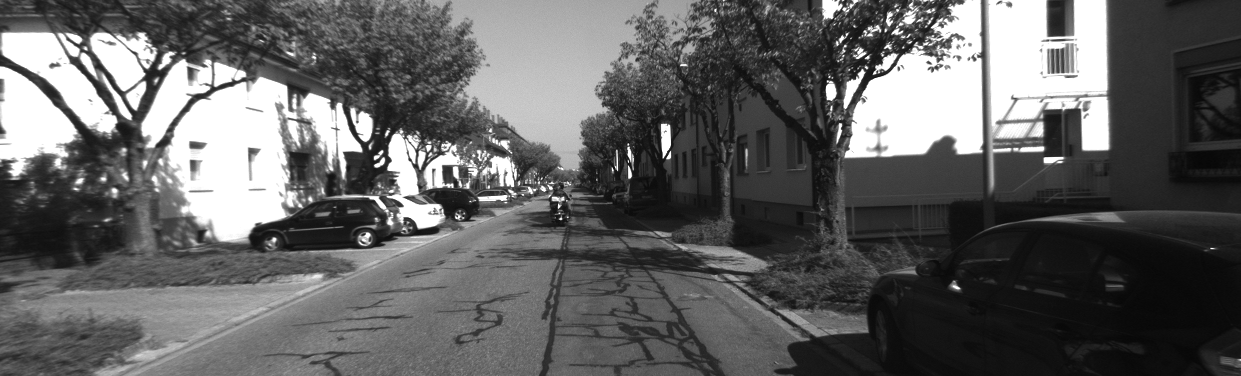
%> input picture 3 - Simple Keypoint Tracker/data/000006.png, 1241 x 376 px, given in place of 000000.png, which was not available
$ octave main.m   (GNU Octave 9; MATLAB toolbox functions it lacks are replaced by stand-ins)
%> lines starting %> are read from the running program, lines starting %| are printed output that depends on the picture; pictures that were not available may be replaced by others from this repository, and a replacement may not be noted
%> further down, img is the input picture: size 376x1241 uint8; min 7, max 255, mean 97.7
### 3 - Simple Keypoint Tracker/code/shi_tomasi.m
function scores = shi_tomasi(img, patch_size)
%> called with patch_size = 9
    sobel_x = [-1, 0, 1;
               -2, 0, 2;
               -1, 0, 1];
    sobel_y = [-1, -2, -1;
               0, 0, 0;
               1, 2, 1];

    img_x = padarray(conv2(img, sobel_x, 'valid'), [2, 2]); % sobel matrices are 3x3 ->
    img_y = padarray(conv2(img, sobel_y, 'valid'), [2, 2]); % you need to skip first 2 rows and cols

    adder = ones(patch_size);

    M_11 = padarray(conv2(img_x.^2, adder, 'valid'), [patch_size-1, patch_size-1]);
    M_12 = padarray(conv2(img_x.*img_y, adder, 'valid'), [patch_size-1, patch_size-1]);
    M_22 = padarray(conv2(img_y.^2, adder, 'valid'), [patch_size-1, patch_size-1]);

    % shortcut for 2x2 symmetric matrix eigenvalues (and take the minimal)
    delta = (M_11.^2 + 4*M_12.^2 - 2*M_11.*M_22 + M_22.^2).^0.5;
    scores = 0.5*(M_11 + M_22 - delta);

end

### 3 - Simple Keypoint Tracker/code/harris.m
function scores = harris(img, patch_size, kappa)
%> called with patch_size = 9, kappa = 0.08
    sobel_para = [-1 0 1];
sobel_orth = [1 2 1];

Ix = conv2(sobel_orth', sobel_para, img, 'valid');
Iy = conv2(sobel_para', sobel_orth, img, 'valid');
Ixx = double(Ix .^ 2);
Iyy = double(Iy .^ 2);
Ixy = double(Ix .* Iy);

patch = ones(patch_size, patch_size);
pr = floor(patch_size / 2);  % patch radius
sIxx = conv2(Ixx, patch, 'valid');
sIyy = conv2(Iyy, patch, 'valid');
sIxy = conv2(Ixy, patch, 'valid');

scores = (sIxx .* sIyy - sIxy .^ 2) ... determinant
    - kappa * (sIxx + sIyy) .^ 2;  % square trace
%> scores: size 366x1231 double

scores(scores<0) = 0;

scores = padarray(scores, [1+pr 1+pr]);
%> scores: size 376x1241 double

end

### 3 - Simple Keypoint Tracker/code/selectKeypoints.m
function keypoints = selectKeypoints(scores, num, r)
%> called with num = 200, r = 8
% Selects the num best scores as keypoints and performs non-maximum
% supression of a (2r + 1)*(2r + 1) box around the current maximum.

    keypoints = zeros(2, num);
    temp_scores = padarray(scores, [r r]);
    for i = 1:num
    [~, kp] = max(temp_scores(:));
    [row, col] = ind2sub(size(temp_scores), kp);
    kp = [row;col];
    keypoints(:, i) = kp - r;
    temp_scores(kp(1)-r:kp(1)+r, kp(2)-r:kp(2)+r) = ...
        zeros(2*r + 1, 2*r + 1);
    end
%> this loop made 200 passes
%> (row, col) on passes 1 to 3: (164, 675), (172, 386), (77, 887)
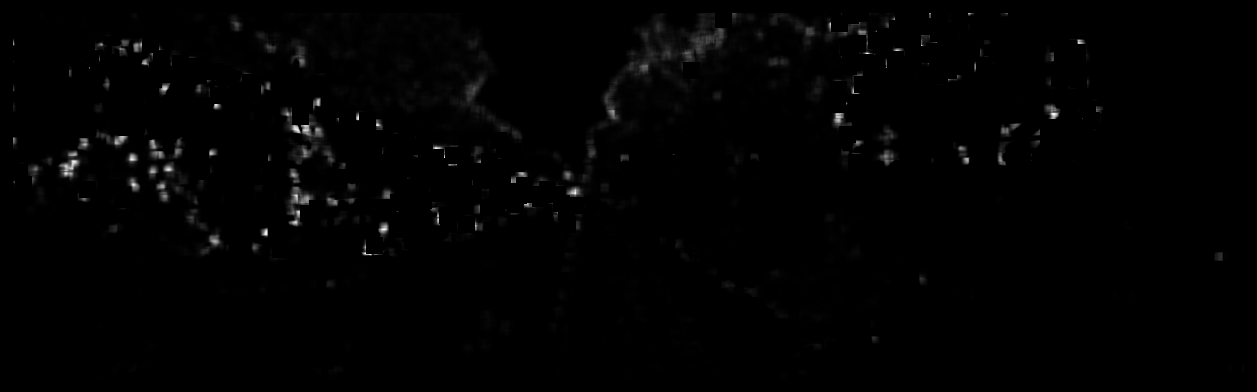
%> temp_scores: size 392x1257 double; min 0, max 7.74e+12, mean 6.84e+10; drawn with min black and max white
%> after the loop, keypoints = 200 columns, first 8: [156 164 69 150 70 8 82 161; 667 378 879 428 864 843 831 388]

end

### 3 - Simple Keypoint Tracker/code/describeKeypoints.m
function descriptors = describeKeypoints(img, keypoints, r)
% Returns a (2r+1)^2xN matrix of image patch vectors based on image
% img and a 2xN matrix containing the keypoint coordinates.
% r is the patch "radius".

    N = size(keypoints, 2);
    descriptors = uint8(zeros((2*r+1) ^ 2, N));

    img = padarray(img, [r, r]);

    for i = 1:N
    kp = keypoints(:, i) + r;
    descriptors(:,i) = reshape(...
        img(kp(1)-r:kp(1)+r, kp(2)-r:kp(2)+r), [], 1);
    end
end

### 3 - Simple Keypoint Tracker/code/matchDescriptors.m
function matches = matchDescriptors(...
    query_descriptors, database_descriptors, lambda)
% Returns a 1xQ matrix where the i-th coefficient is the index of the
% database descriptor which matches to the i-th query descriptor.
% The descriptor vectors are MxQ and MxD where M is the descriptor
% dimension and Q and D the amount of query and database descriptors
% respectively. matches(i) will be zero if there is no database descriptor
% with an SSD < lambda * min(SSD). No two non-zero elements of matches will
% be equal.

[dists,matches] = pdist2(double(database_descriptors)', ...
    double(query_descriptors)', 'euclidean', 'Smallest', 1);

sorted_dists = sort(dists);
sorted_dists = sorted_dists(sorted_dists~=0);
min_non_zero_dist = sorted_dists(1);

matches(dists >= lambda * min_non_zero_dist) = 0;

% remove double matches
unique_matches = zeros(size(matches));
[~,unique_match_idxs,~] = unique(matches, 'stable');
unique_matches(unique_match_idxs) = matches(unique_match_idxs);

matches = unique_matches;

end

### 3 - Simple Keypoint Tracker/code/plotMatches.m
function plotMatches(matches, query_keypoints, database_keypoints)

[~, query_indices, match_indices] = find(matches);

x_from = query_keypoints(1, query_indices);
x_to = database_keypoints(1, match_indices);
y_from = query_keypoints(2, query_indices);
y_to = database_keypoints(2, match_indices);
plot([y_from; y_to], [x_from; x_to], 'g-', 'Linewidth', 3);

end

### 3 - Simple Keypoint Tracker/code/main.m
clear all;
close all;

% Randomly chosen parameters that seem to work well - can you find better
% ones?
corner_patch_size = 9;
harris_kappa = 0.08;
num_keypoints = 200;
nonmaximum_supression_radius = 8;
descriptor_radius = 9;
match_lambda = 4;

img = imread('data/000000.png');

%% Part 1 - Calculate Corner Response Functions
% Shi-Tomasi
shi_tomasi_scores = shi_tomasi(img, corner_patch_size);
assert(min(size(shi_tomasi_scores) == size(shi_tomasi_scores)));

% Harris
harris_scores = harris(img, corner_patch_size, harris_kappa);
assert(min(size(harris_scores) == size(harris_scores)));

figure('Color', 'w');
subplot(2, 2, 1);
imshow(img);
subplot(2, 2, 2);
imshow(img);

subplot(2, 2, 3);
imagesc(shi_tomasi_scores);
title('Shi-Tomasi Scores');
daspect([1 1 1]);

axis off;

subplot(2, 2, 4);
imagesc(harris_scores);
title('Harris Scores');
daspect([1 1 1]);

axis off;

%% Part 2 - Select keypoints

keypoints = selectKeypoints(...
    harris_scores, num_keypoints, nonmaximum_supression_radius);
figure(2);
imshow(img);
hold on;
plot(keypoints(2, :), keypoints(1, :), 'rx', 'Linewidth', 2);

%% Part 3 - Describe keypoints and show 16 strongest keypoint descriptors

descriptors = describeKeypoints(img, keypoints, descriptor_radius);
%> the loop in describeKeypoints, `for i = 1:N` made 200 passes
%> kp on passes 1 to 3: [165; 676], [173; 387], [78; 888]
figure(3);
for i = 1:16
    subplot(4, 4, i);
    patch_size = 2 * descriptor_radius + 1;
    imagesc(uint8(reshape(descriptors(:,i), [patch_size patch_size])));
    axis equal;
    axis off;
end
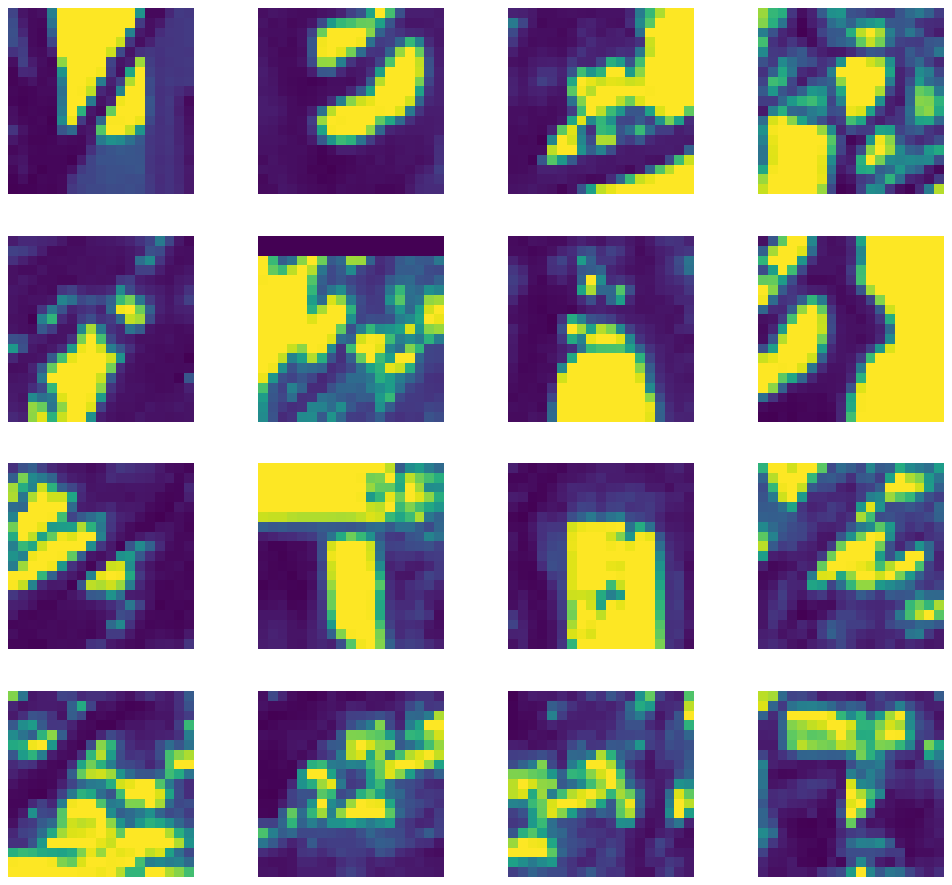
%> figure redrawn from the program's plot data, 16 panels

%% Part 4 - Match descriptors between first two images
img_2 = imread('data/000001.png');
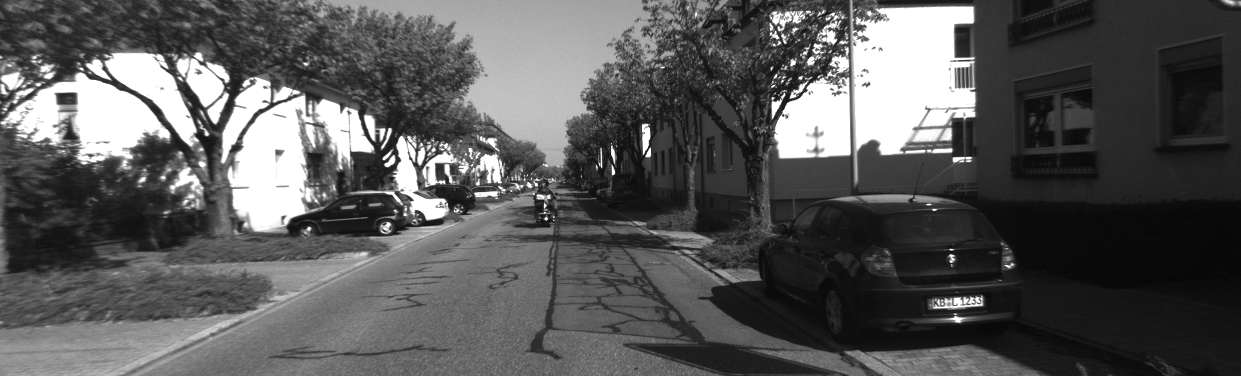
%> input picture 3 - Simple Keypoint Tracker/data/000001.png, 1241 x 376 px
%> img_2 is the input picture: size 376x1241 uint8; min 5, max 255, mean 88.4
harris_scores_2 = harris(img_2, corner_patch_size, harris_kappa);
keypoints_2 = selectKeypoints(...
    harris_scores_2, num_keypoints, nonmaximum_supression_radius);
%> call 2 of selectKeypoints, with num = 200, r = 8
%> the loop in selectKeypoints (call 2), `for i = 1:num` made 200 passes
%> (row, col) on passes 1 to 3: (136, 654), (105, 802), (172, 395)
%> after the loop in selectKeypoints (call 2), `for i = 1:num`:
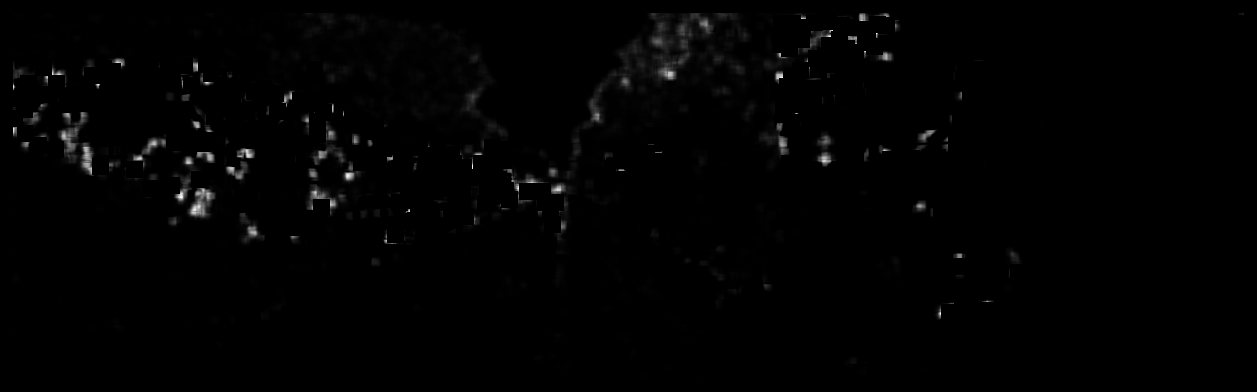
%> temp_scores: size 392x1257 double; min 0, max 7.36e+12, mean 6.45e+10; drawn with min black and max white
%> after the loop in selectKeypoints (call 2), `for i = 1:num`: keypoints = 200 columns, first 8: [128 97 164 48 154 41 28 259; 646 794 387 818 647 782 781 952]
%> keypoints_2 has the same summary as keypoints in selectKeypoints
descriptors_2 = describeKeypoints(img_2, keypoints_2, descriptor_radius);
%> call 2 of describeKeypoints, with r = 9
%> in describeKeypoints (call 2), `img = padarray(img, [r, r]);`:
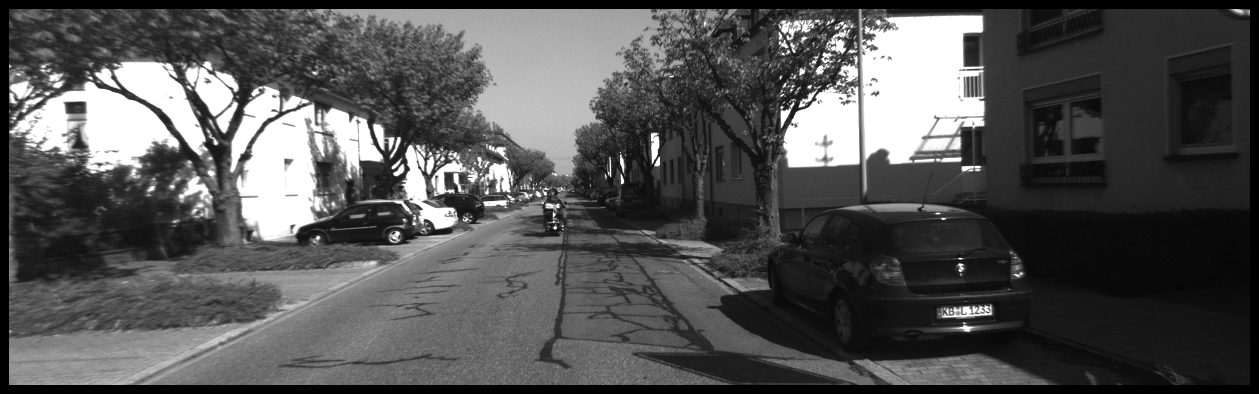
%> img: size 394x1259 uint8; min 0, max 255, mean 83.2
%> the loop in describeKeypoints (call 2), `for i = 1:N` made 200 passes
%> kp on passes 1 to 3: [137; 655], [106; 803], [173; 396]
%> after the loop in describeKeypoints (call 2), `for i = 1:N`:
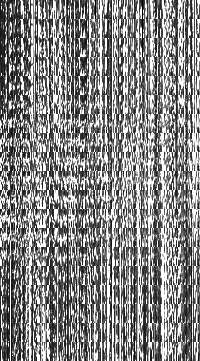
%> descriptors: size 361x200 uint8; min 0, max 255, mean 135.5

matches = matchDescriptors(descriptors_2, descriptors, match_lambda);
%> in matchDescriptors, `[dists,matches] = pdist2(double(database_descriptors)', double(query_d..`: dists = 200 values, max 1858.1 at index 181, min 356.9 at index 162, mean 1128.9; matches = 200 values, max 200 at index 89, min 1 at index 5, mean 117.8
%> in matchDescriptors, `sorted_dists = sort(dists);`: sorted_dists = 200 values from 356.9 to 1858.1
%> in matchDescriptors, `min_non_zero_dist = sorted_dists(1);`: min_non_zero_dist = 356.9
%> in matchDescriptors, `[~,unique_match_idxs,~] = unique(matches, 'stable');`: unique_match_idxs = 106 values from 1 to 192
%> in matchDescriptors, `matches = unique_matches;`: matches = 200 values, max 200 at index 89, min 0 at index 2, mean 55.9

figure(4);
imshow(img_2);
hold on;
plot(keypoints_2(2, :), keypoints_2(1, :), 'rx', 'Linewidth', 2);
plotMatches(matches, keypoints_2, keypoints);
%> in plotMatches, `[~, query_indices, match_indices] = find(matches);`: query_indices = 105 values from 1 to 192; match_indices = 105 values from 1 to 200
%> in plotMatches, `x_from = query_keypoints(1, query_indices);`: x_from = 105 values, max 305 at index 11, min 15 at index 37, mean 136.2
%> in plotMatches, `x_to = database_keypoints(1, match_indices);`: x_to = 105 values, max 286 at index 84, min 9 at index 52, mean 133.2
%> in plotMatches, `y_from = query_keypoints(2, query_indices);`: y_from = 105 values, max 1011 at index 84, min 7 at index 88, mean 530.7
%> in plotMatches, `y_to = database_keypoints(2, match_indices);`: y_to = 105 values, max 1107 at index 56, min 12 at index 79, mean 556.7
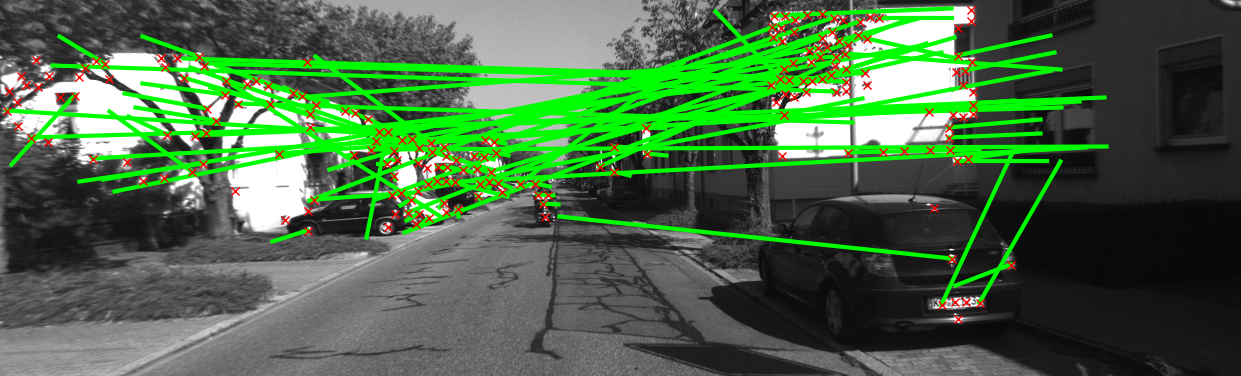
%> figure redrawn from the program's plot data

%% Part 5 - Match descriptors between all images
figure(5);
img_indices = 0:199;
clear prev_desc
for i = img_indices
%> (the run ends here)
